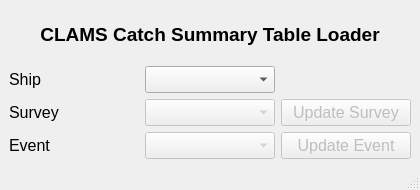
<?xml version="1.0" encoding="UTF-8"?>
<ui version="4.0">
 <class>MainWindow</class>
 <widget class="QMainWindow" name="MainWindow">
  <property name="geometry">
   <rect>
    <x>0</x>
    <y>0</y>
    <width>420</width>
    <height>190</height>
   </rect>
  </property>
  <property name="windowTitle">
   <string>CLAMS Catch Summary Loader</string>
  </property>
  <widget class="QWidget" name="centralwidget">
   <layout class="QVBoxLayout" name="verticalLayout">
    <item>
     <widget class="QLabel" name="label">
      <property name="font">
       <font>
        <pointsize>14</pointsize>
        <weight>75</weight>
        <bold>true</bold>
       </font>
      </property>
      <property name="text">
       <string>CLAMS Catch Summary Table Loader</string>
      </property>
      <property name="alignment">
       <set>Qt::AlignCenter</set>
      </property>
     </widget>
    </item>
    <item>
     <layout class="QGridLayout" name="gridLayout">
      <item row="1" column="0">
       <widget class="QLabel" name="label_3">
        <property name="font">
         <font>
          <pointsize>12</pointsize>
         </font>
        </property>
        <property name="text">
         <string>Survey</string>
        </property>
       </widget>
      </item>
      <item row="1" column="2">
       <widget class="QPushButton" name="pbUpdateSurvey">
        <property name="enabled">
         <bool>false</bool>
        </property>
        <property name="font">
         <font>
          <pointsize>12</pointsize>
         </font>
        </property>
        <property name="toolTip">
         <string>&lt;html&gt;&lt;head/&gt;&lt;body&gt;&lt;p&gt;Click this button to update &lt;span style=&quot; font-weight:600;&quot;&gt;all events&lt;/span&gt; in the selected survey.&lt;/p&gt;&lt;/body&gt;&lt;/html&gt;</string>
        </property>
        <property name="text">
         <string>Update Survey</string>
        </property>
       </widget>
      </item>
      <item row="0" column="1">
       <widget class="QComboBox" name="cbShip">
        <property name="font">
         <font>
          <pointsize>12</pointsize>
         </font>
        </property>
       </widget>
      </item>
      <item row="1" column="1">
       <widget class="QComboBox" name="cbSurvey">
        <property name="enabled">
         <bool>false</bool>
        </property>
        <property name="font">
         <font>
          <pointsize>12</pointsize>
         </font>
        </property>
       </widget>
      </item>
      <item row="2" column="0">
       <widget class="QLabel" name="label_4">
        <property name="font">
         <font>
          <pointsize>12</pointsize>
         </font>
        </property>
        <property name="text">
         <string>Event</string>
        </property>
       </widget>
      </item>
      <item row="0" column="0">
       <widget class="QLabel" name="label_2">
        <property name="font">
         <font>
          <pointsize>12</pointsize>
         </font>
        </property>
        <property name="text">
         <string>Ship</string>
        </property>
       </widget>
      </item>
      <item row="2" column="1">
       <widget class="QComboBox" name="cbEvent">
        <property name="enabled">
         <bool>false</bool>
        </property>
        <property name="font">
         <font>
          <pointsize>12</pointsize>
         </font>
        </property>
       </widget>
      </item>
      <item row="2" column="2">
       <widget class="QPushButton" name="pbUpdateEvent">
        <property name="enabled">
         <bool>false</bool>
        </property>
        <property name="font">
         <font>
          <pointsize>12</pointsize>
         </font>
        </property>
        <property name="toolTip">
         <string>Click this button to update the selected event.</string>
        </property>
        <property name="text">
         <string>Update Event</string>
        </property>
       </widget>
      </item>
     </layout>
    </item>
   </layout>
  </widget>
  <widget class="QStatusBar" name="statusbar"/>
 </widget>
 <resources/>
 <connections/>
</ui>
